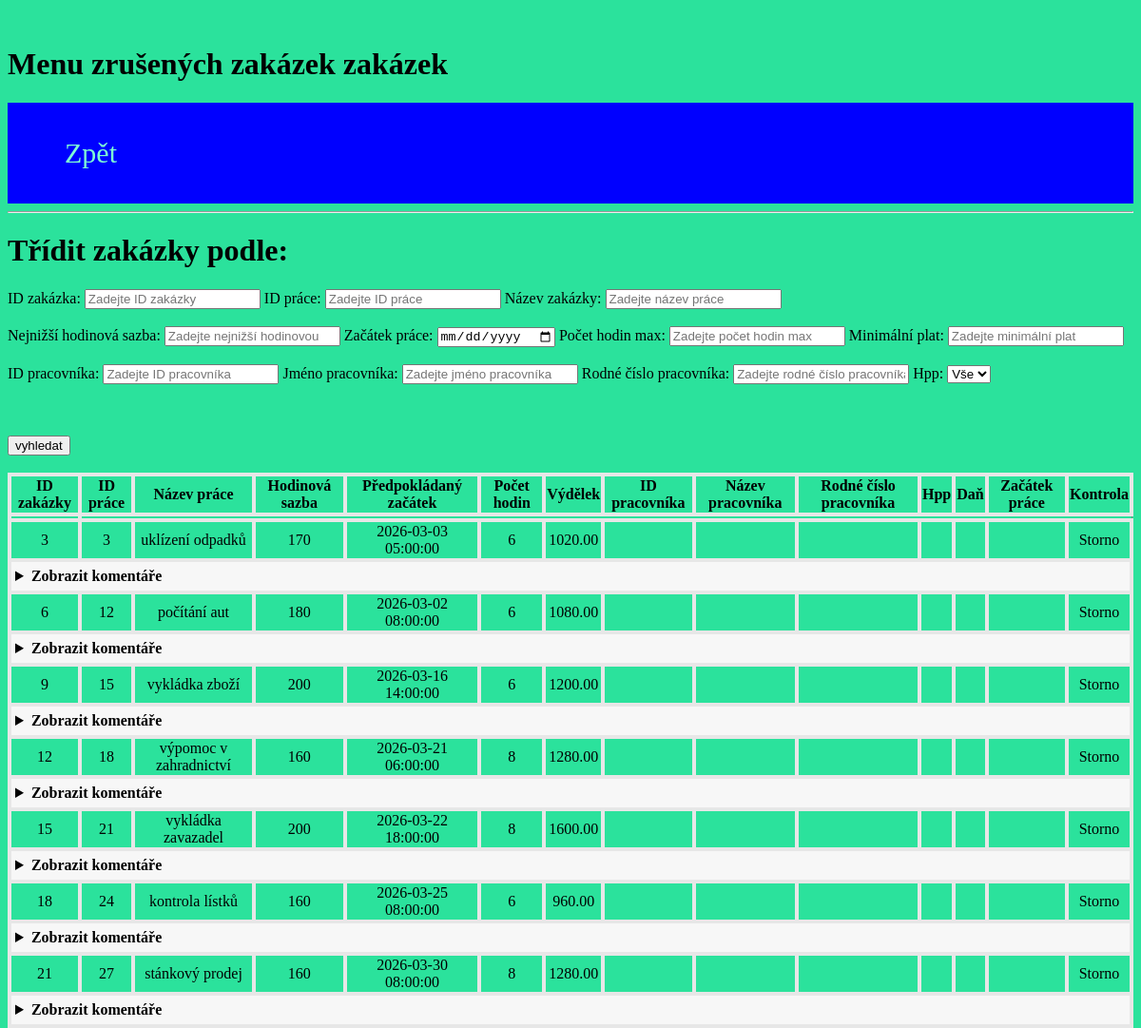
The page /leader/leader_statue/statue_storno.php on the database its author committed.
### tables this page shows
CREATE TABLE IF NOT EXISTS `event` (
  `id_event` int NOT NULL AUTO_INCREMENT,
  `id_job` int DEFAULT NULL,
  `name_job` varchar(50) DEFAULT NULL,
  `price_hour` int DEFAULT NULL,
  `begin_event` datetime DEFAULT NULL,
  `hours` int DEFAULT NULL,
  `salary` decimal(10,2) DEFAULT NULL,
  `id_worker` int DEFAULT NULL,
  `workername` varchar(8) DEFAULT NULL,
  `birth_number` varchar(11) DEFAULT NULL,
  `hpp` tinyint DEFAULT NULL,
  `tax_event` decimal(5,2) DEFAULT NULL,
  `start_event` datetime DEFAULT NULL,
  `stop_event` datetime DEFAULT NULL,
  `control` varchar(6) DEFAULT NULL,
  `comment_job` text,
  `comment_leader` text,
  `comment_event` text,
  `comment_control` text,
  `leadername` varchar(8) DEFAULT NULL,
  PRIMARY KEY (`id_event`)
);

### leader/leader_statue/statue_storno.php (the view, shortened to what this page needs)
<!DOCTYPE html>
<html lang="en">
<head>
    <link rel="stylesheet" href="../../CSS/style.css">
</head>
<body>
    <H1>Menu zrušených zakázek zakázek</H1>
    <header>
        <div class="container">
            <nav>
                <ul>
                    <a href="statue_passive.php">
                        <li>Zpět</li>
                    </a>
                </ul>
            </nav>
        </div>
    </header>
    <hr />
    <h1>Třídit zakázky podle:</h1>
    <form action="statue_storno.php" method="POST">
        <label for="id_event">ID zakázka:</label>
        <input type="number" id="id_event" name="id_event" placeholder="Zadejte ID zakázky">
        <label for="id_job">ID práce:</label>
        <input type="number" id="id_job" name="id_job" placeholder="Zadejte ID práce">
        <label for="name_job">Název zakázky:</label>
        <input type="text" id="name_job" name="name_job" placeholder="Zadejte název práce">
        <br><br>
        <label for="price_hour">Nejnižší hodinová sazba:</label>
        <input type="number" id="price_hour" name="price_hour" placeholder="Zadejte nejnižší hodinovou sazbu">
        <label for="begin_event">Začátek práce:</label>
        <input type="date" id="begin_event" name="begin_event" placeholder="Zadejte předpokládaný začátek práce">
        <label for="hours">Počet hodin max:</label>
        <input type="number" id="hours" name="hours" placeholder="Zadejte počet hodin max">
        <label for="salary">Minimální plat:</label>
        <input type="number" id="salary" name="salary" placeholder="Zadejte minimální plat">
        <br><br>
        <label for="id_worker">ID pracovníka:</label>
        <input type="number" id="id_worker" name="id_worker" placeholder="Zadejte ID pracovníka">
        <label for="workername">Jméno pracovníka:</label>
        <input type="text" id="workername" name="workername" placeholder="Zadejte jméno pracovníka">
        <label for="birth_number">Rodné číslo pracovníka:</label>
        <input type="text" id="birth_number" name="birth_number" placeholder="Zadejte rodné číslo pracovníka">
        <label for="hpp">Hpp:</label>
        <select type="number" id="hpp" name="hpp">
            <option value="">Vše</option>
        </select>
        <br><br>
        <br><br>
        <input type="submit" value="vyhledat">
        <br><br>
    </form>
    <?php
    include('../../connection.php');
    $sql = "SELECT * FROM event where 1=1 ";
    $sql .= " AND control = 'Storno' ";
    $sql .= " ORDER BY id_event ASC ";
    $stmt = $conn->prepare($sql);
    $stmt->execute();
    $result = $stmt->get_result();
    if ($result->num_rows > 0) {
        echo "<table border='1'>";
        echo "<thead> <tr> <th>ID zakázky</th> <th>ID práce</th> <th>Název práce</th> <th>Hodinová sazba</th> <th>Předpokládaný začátek</th> <th>Počet hodin</th> <th>Výdělek</th> <th>ID pracovníka</th> <th>Název pracovníka</th> <th>Rodné číslo pracovníka</th> <th>Hpp</th><th>Daň</th><th>Začátek práce</th><th>Kontrola</th></tr> </thead>";
        echo "<tbody>";
        echo "<td></td>";
        while ($row = $result->fetch_assoc()) {
            echo "<tr>";
            echo "<td>" . htmlspecialchars($row['id_event']) . "</td>";
            echo "<td>" . htmlspecialchars($row['id_job']) . "</td>";
            echo "<td>" . htmlspecialchars($row['name_job']) . "</td>";
            echo "<td>" . htmlspecialchars($row['price_hour']) . "</td>";
            echo "<td>" . htmlspecialchars($row['begin_event']) . "</td>";
            echo "<td>" . htmlspecialchars($row['hours']) . "</td>";
            echo "<td>" . htmlspecialchars($row['salary']) . "</td>";
            echo "<td>" . htmlspecialchars($row['id_worker']) . "</td>";
            echo "<td>" . htmlspecialchars($row['workername']) . "</td>";
            echo "<td>" . htmlspecialchars($row['birth_number']) . "</td>";
            echo "<td>" . htmlspecialchars($row['hpp']) . "</td>";
            echo "<td>" . htmlspecialchars($row['tax_event']) . "</td>";
            echo "<td>" . htmlspecialchars($row['start_event']) . "</td>";
            echo "<td>" . htmlspecialchars($row['control']) . "</td>";
            echo "</tr>";
            echo "<tr>";
            echo "<td colspan='15' style='padding: 6px 4px; background: #f7f7f7; text-align: left;'>";
            echo "<details>";
            echo "<summary style='cursor:pointer; font-weight:bold;'>Zobrazit komentáře</summary>";
            echo "</details>";
            echo "</td>";
            echo "</tr>";
        }
        echo "</tbody>";
        echo "</table>";
    } else {
        echo "Žádná data k zobrazení.";
    }
    ?>
</body>
</html>

### CSS/style.css (style rules this page uses)
body { background-size:cover; background:no-repeat; background-attachment:fixed; }
header { background-color:blue; padding: 10px; color:white; }
* { transition:all 0.3s ease-in-out; }
.container { clear:both; overflow:auto; }
body { background-color:rgb(43, 226, 156); margin-bottom: 0px; padding: 0px; padding-top: 20px; }
ul li { display: inline-block; padding:10px; font-size:30px; font-family:raleway; color:aquamarine; }
table { border-collapse: collapse; width: 100%; }
th, td { border: 4px solid rgb(231, 231, 231); text-align: center; }
a { text-decoration: none; }

### rows shown on the page
event: id_event "3", id_job "3", name_job "uklízení odpadků", price_hour "170", begin_event "2026-03-03 05:00:00", hours "6", salary "1020.00", control "Storno"
event: id_event "6", id_job "12", name_job "počítání aut", price_hour "180", begin_event "2026-03-02 08:00:00", hours "6", salary "1080.00", control "Storno"
event: id_event "9", id_job "15", name_job "vykládka zboží", price_hour "200", begin_event "2026-03-16 14:00:00", hours "6", salary "1200.00", control "Storno"
event: id_event "12", id_job "18", name_job "výpomoc v zahradnictví", price_hour "160", begin_event "2026-03-21 06:00:00", hours "8", salary "1280.00", control "Storno"
event: id_event "15", id_job "21", name_job "vykládka zavazadel", price_hour "200", begin_event "2026-03-22 18:00:00", hours "8", salary "1600.00", control "Storno"
event: id_event "18", id_job "24", name_job "kontrola lístků", price_hour "160", begin_event "2026-03-25 08:00:00", hours "6", salary "960.00", control "Storno"
event: id_event "21", id_job "27", name_job "stánkový prodej", price_hour "160", begin_event "2026-03-30 08:00:00", hours "8", salary "1280.00", control "Storno"
